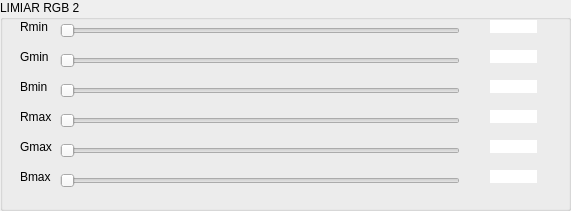
  <widget class="QGroupBox" name="groupBox_7">
   <property name="geometry">
    <rect>
     <x>770</x>
     <y>470</y>
     <width>571</width>
     <height>211</height>
    </rect>
   </property>
   <property name="title">
    <string>LIMIAR RGB 2</string>
   </property>
   <widget class="QSlider" name="Slider_Rmin_2">
    <property name="geometry">
     <rect>
      <x>60</x>
      <y>20</y>
      <width>400</width>
      <height>22</height>
     </rect>
    </property>
    <property name="maximum">
     <number>255</number>
    </property>
    <property name="orientation">
     <enum>Qt::Horizontal</enum>
    </property>
   </widget>
   <widget class="QSlider" name="Slider_Gmin_2">
    <property name="geometry">
     <rect>
      <x>60</x>
      <y>50</y>
      <width>400</width>
      <height>22</height>
     </rect>
    </property>
    <property name="maximum">
     <number>255</number>
    </property>
    <property name="orientation">
     <enum>Qt::Horizontal</enum>
    </property>
   </widget>
   <widget class="QSlider" name="Slider_Bmin_2">
    <property name="geometry">
     <rect>
      <x>60</x>
      <y>80</y>
      <width>400</width>
      <height>22</height>
     </rect>
    </property>
    <property name="maximum">
     <number>255</number>
    </property>
    <property name="orientation">
     <enum>Qt::Horizontal</enum>
    </property>
   </widget>
   <widget class="QSlider" name="Slider_Rmax_2">
    <property name="geometry">
     <rect>
      <x>60</x>
      <y>110</y>
      <width>400</width>
      <height>22</height>
     </rect>
    </property>
    <property name="maximum">
     <number>255</number>
    </property>
    <property name="orientation">
     <enum>Qt::Horizontal</enum>
    </property>
   </widget>
   <widget class="QSlider" name="Slider_Gmax_2">
    <property name="geometry">
     <rect>
      <x>60</x>
      <y>140</y>
      <width>400</width>
      <height>22</height>
     </rect>
    </property>
    <property name="maximum">
     <number>255</number>
    </property>
    <property name="orientation">
     <enum>Qt::Horizontal</enum>
    </property>
   </widget>
   <widget class="QSlider" name="Slider_Bmax_2">
    <property name="geometry">
     <rect>
      <x>60</x>
      <y>170</y>
      <width>400</width>
      <height>22</height>
     </rect>
    </property>
    <property name="maximum">
     <number>255</number>
    </property>
    <property name="orientation">
     <enum>Qt::Horizontal</enum>
    </property>
   </widget>
   <widget class="QLabel" name="label_43">
    <property name="geometry">
     <rect>
      <x>20</x>
      <y>20</y>
      <width>47</width>
      <height>13</height>
     </rect>
    </property>
    <property name="text">
     <string>Rmin</string>
    </property>
   </widget>
   <widget class="QLabel" name="label_44">
    <property name="geometry">
     <rect>
      <x>20</x>
      <y>50</y>
      <width>47</width>
      <height>13</height>
     </rect>
    </property>
    <property name="text">
     <string>Gmin</string>
    </property>
   </widget>
   <widget class="QLabel" name="label_45">
    <property name="geometry">
     <rect>
      <x>20</x>
      <y>80</y>
      <width>47</width>
      <height>13</height>
     </rect>
    </property>
    <property name="text">
     <string>Bmin</string>
    </property>
   </widget>
   <widget class="QLabel" name="label_46">
    <property name="geometry">
     <rect>
      <x>20</x>
      <y>110</y>
      <width>47</width>
      <height>13</height>
     </rect>
    </property>
    <property name="text">
     <string>Rmax</string>
    </property>
   </widget>
   <widget class="QLabel" name="label_47">
    <property name="geometry">
     <rect>
      <x>20</x>
      <y>140</y>
      <width>47</width>
      <height>13</height>
     </rect>
    </property>
    <property name="text">
     <string>Gmax</string>
    </property>
   </widget>
   <widget class="QLabel" name="label_48">
    <property name="geometry">
     <rect>
      <x>20</x>
      <y>170</y>
      <width>47</width>
      <height>13</height>
     </rect>
    </property>
    <property name="text">
     <string>Bmax</string>
    </property>
   </widget>
   <widget class="QLabel" name="label_Rmin2">
    <property name="geometry">
     <rect>
      <x>490</x>
      <y>20</y>
      <width>47</width>
      <height>13</height>
     </rect>
    </property>
    <property name="styleSheet">
     <string notr="true">background-color: rgb(255, 255, 255);</string>
    </property>
    <property name="text">
     <string/>
    </property>
    <property name="alignment">
     <set>Qt::AlignCenter</set>
    </property>
   </widget>
   <widget class="QLabel" name="label_Gmin2">
    <property name="geometry">
     <rect>
      <x>490</x>
      <y>50</y>
      <width>47</width>
      <height>13</height>
     </rect>
    </property>
    <property name="styleSheet">
     <string notr="true">background-color: rgb(255, 255, 255);</string>
    </property>
    <property name="text">
     <string/>
    </property>
    <property name="alignment">
     <set>Qt::AlignCenter</set>
    </property>
   </widget>
   <widget class="QLabel" name="label_Bmin2">
    <property name="geometry">
     <rect>
      <x>490</x>
      <y>80</y>
      <width>47</width>
      <height>13</height>
     </rect>
    </property>
    <property name="styleSheet">
     <string notr="true">background-color: rgb(255, 255, 255);</string>
    </property>
    <property name="text">
     <string/>
    </property>
    <property name="alignment">
     <set>Qt::AlignCenter</set>
    </property>
   </widget>
   <widget class="QLabel" name="label_Rmax2">
    <property name="geometry">
     <rect>
      <x>490</x>
      <y>110</y>
      <width>47</width>
      <height>13</height>
     </rect>
    </property>
    <property name="styleSheet">
     <string notr="true">background-color: rgb(255, 255, 255);</string>
    </property>
    <property name="text">
     <string/>
    </property>
    <property name="alignment">
     <set>Qt::AlignCenter</set>
    </property>
   </widget>
   <widget class="QLabel" name="label_Gmax2">
    <property name="geometry">
     <rect>
      <x>490</x>
      <y>140</y>
      <width>47</width>
      <height>13</height>
     </rect>
    </property>
    <property name="styleSheet">
     <string notr="true">background-color: rgb(255, 255, 255);</string>
    </property>
    <property name="text">
     <string/>
    </property>
    <property name="alignment">
     <set>Qt::AlignCenter</set>
    </property>
   </widget>
   <widget class="QLabel" name="label_Bmax2">
    <property name="geometry">
     <rect>
      <x>490</x>
      <y>170</y>
      <width>47</width>
      <height>13</height>
     </rect>
    </property>
    <property name="styleSheet">
     <string notr="true">background-color: rgb(255, 255, 255);</string>
    </property>
    <property name="text">
     <string/>
    </property>
    <property name="alignment">
     <set>Qt::AlignCenter</set>
    </property>
   </widget>
  </widget>
